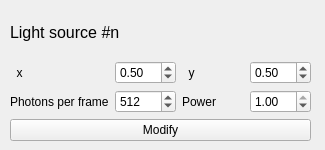
<?xml version="1.0" encoding="UTF-8"?>
<ui version="4.0">
 <class>Form</class>
 <widget class="QWidget" name="Form">
  <property name="geometry">
   <rect>
    <x>0</x>
    <y>0</y>
    <width>325</width>
    <height>150</height>
   </rect>
  </property>
  <property name="windowTitle">
   <string>Light Source n#</string>
  </property>
  <widget class="QWidget" name="gridLayoutWidget">
   <property name="geometry">
    <rect>
     <x>10</x>
     <y>10</y>
     <width>301</width>
     <height>131</height>
    </rect>
   </property>
   <layout class="QGridLayout" name="gridLayout">
    <item row="2" column="3">
     <widget class="QDoubleSpinBox" name="doubleSpinBox_pow">
      <property name="maximum">
       <double>1.000000000000000</double>
      </property>
      <property name="singleStep">
       <double>0.100000000000000</double>
      </property>
      <property name="value">
       <double>1.000000000000000</double>
      </property>
     </widget>
    </item>
    <item row="2" column="1">
     <widget class="QSpinBox" name="spinBox_ppf">
      <property name="maximum">
       <number>2048</number>
      </property>
      <property name="value">
       <number>512</number>
      </property>
     </widget>
    </item>
    <item row="0" column="0" colspan="4">
     <widget class="QLabel" name="label">
      <property name="maximumSize">
       <size>
        <width>16777215</width>
        <height>16770000</height>
       </size>
      </property>
      <property name="text">
       <string>&lt;html&gt;&lt;head/&gt;&lt;body&gt;&lt;p&gt;&lt;span style=&quot; font-size:12pt;&quot;&gt;Light source #n&lt;/span&gt;&lt;/p&gt;&lt;/body&gt;&lt;/html&gt;</string>
      </property>
     </widget>
    </item>
    <item row="2" column="2">
     <widget class="QLabel" name="label_5">
      <property name="text">
       <string>Power</string>
      </property>
     </widget>
    </item>
    <item row="2" column="0">
     <widget class="QLabel" name="label_4">
      <property name="text">
       <string>Photons per frame</string>
      </property>
     </widget>
    </item>
    <item row="1" column="1">
     <widget class="QDoubleSpinBox" name="doubleSpinBox_xpos">
      <property name="maximum">
       <double>1.000000000000000</double>
      </property>
      <property name="singleStep">
       <double>0.100000000000000</double>
      </property>
      <property name="value">
       <double>0.500000000000000</double>
      </property>
     </widget>
    </item>
    <item row="1" column="0">
     <widget class="QLabel" name="label_2">
      <property name="text">
       <string>  x  </string>
      </property>
     </widget>
    </item>
    <item row="1" column="2">
     <widget class="QLabel" name="label_3">
      <property name="text">
       <string>  y  </string>
      </property>
     </widget>
    </item>
    <item row="1" column="3">
     <widget class="QDoubleSpinBox" name="doubleSpinBox_ypos">
      <property name="maximum">
       <double>1.000000000000000</double>
      </property>
      <property name="singleStep">
       <double>0.100000000000000</double>
      </property>
      <property name="value">
       <double>0.500000000000000</double>
      </property>
     </widget>
    </item>
    <item row="3" column="0" colspan="4">
     <widget class="QPushButton" name="pushButton_mod">
      <property name="text">
       <string>Modify</string>
      </property>
     </widget>
    </item>
   </layout>
  </widget>
 </widget>
 <resources/>
 <connections/>
</ui>
